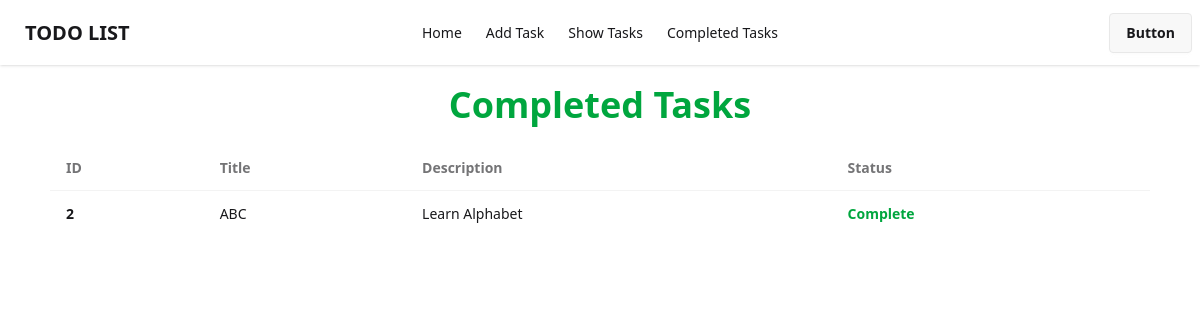
Page /completed_tasks/ on the earlier database version.
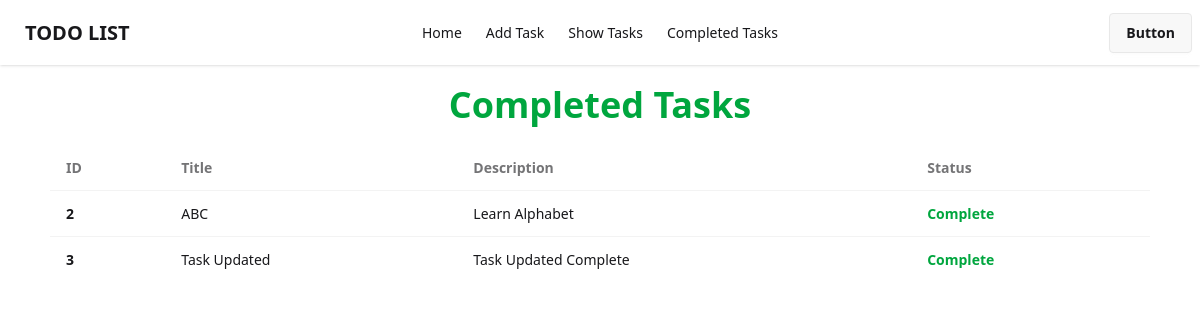
Same page on the later database version.
### todo_app/models.py (models this page shows)
class TodoListModel(models.Model):
    id = models.IntegerField(primary_key=True)
    title = models.CharField(max_length=20)
    description = models.CharField(max_length=50)
    status = models.BooleanField(default=False)

### todo_app/views.py (the view)
# urls.py: path("completed_tasks/", views.CompletedTasksView.as_view(), name="completed_tasks"),
class CompletedTasksView(ListView):
    model = TodoListModel
    template_name = 'completed_tasks.html'
    context_object_name = 'data'
    def get_queryset(self):
        return TodoListModel.objects.filter(status=True)

### todo_app/templates/completed_tasks.html (shortened to what this page needs)
{% extends "base.html" %}
{% block body %}
<h1 class="text-4xl text-green-600 font-bold my-5 text-center">Completed Tasks</h1>
<div class="w-11/12 mx-auto">
    <div class="overflow-x-auto">
        <table class="table">
          <thead>
            <tr>
              <th>ID</th>
              <th>Title</th>
              <th>Description</th>
              <th>Status</th>
            </tr>
          </thead>
          <tbody>
            {% for task in data %}
            <tr class="hover:bg-base-300">
                <th>{{task.id}}</th>
                <td>{{task.title}}</td>
                <td>{{task.description}}</td>
                <td>
                    {% if task.status %}
                        <span class="text-green-600 font-bold">Complete</span>
                    {% else %}
                        <span class="text-red-600 font-bold">Incomplete</span>
                    {% endif %}
                </td>
            </tr>
            {% endfor %}
          </tbody>
        </table>
    </div>
</div>
{% endblock %}

Differences in the rows shown:
now on this page (row edited): TodoListModel: id "3", title "Task Updated", description "Task Updated Complete", status "Complete"
